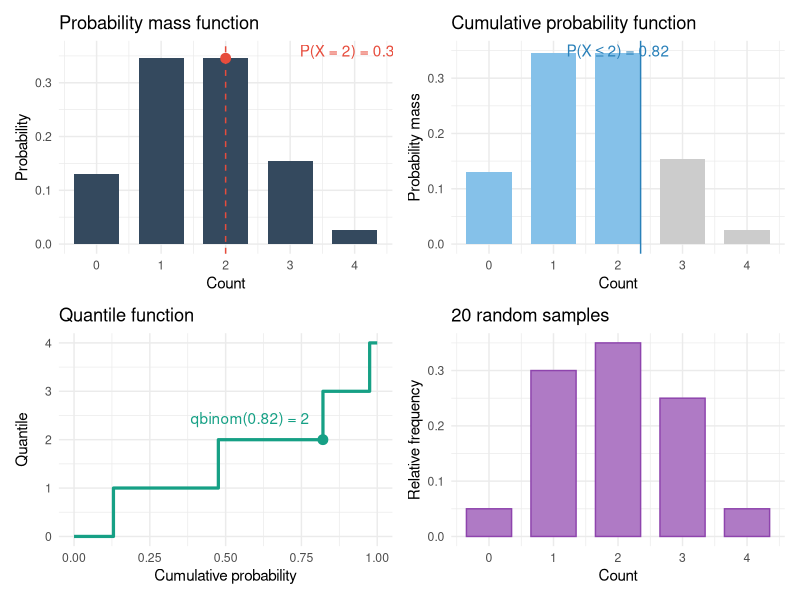
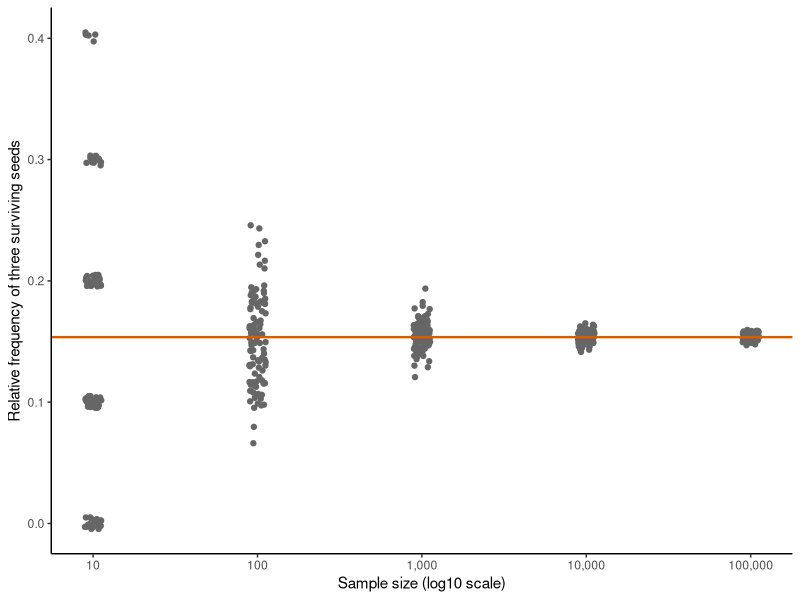
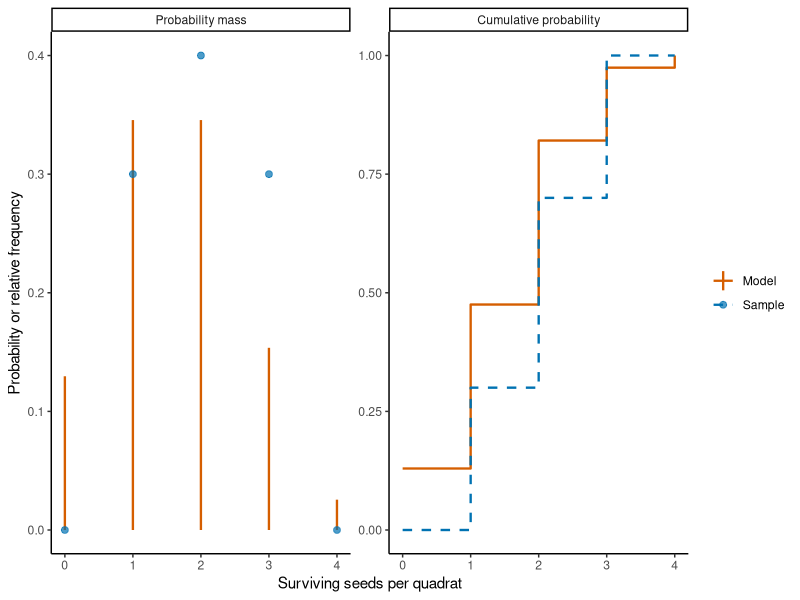
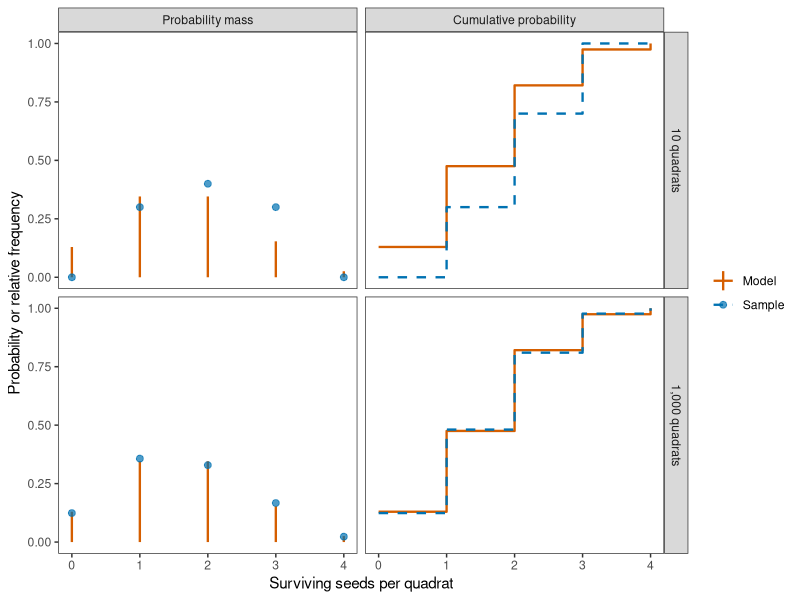
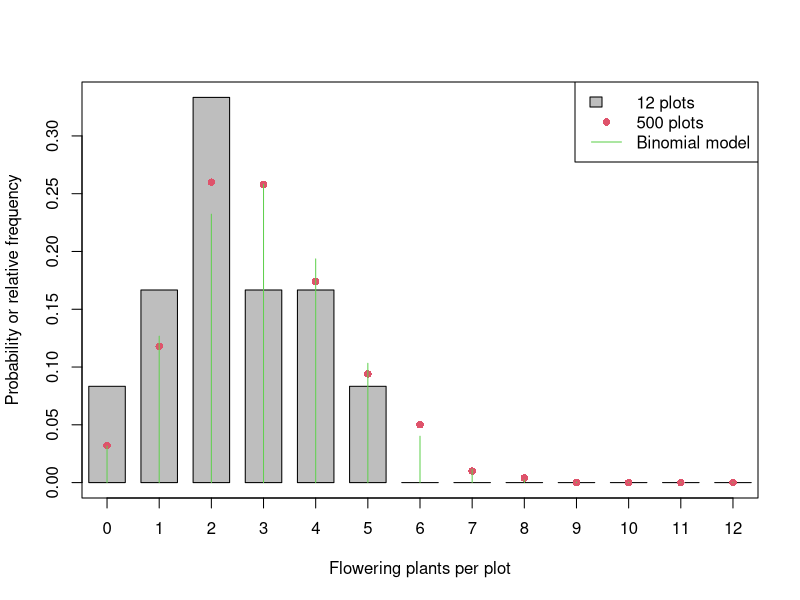
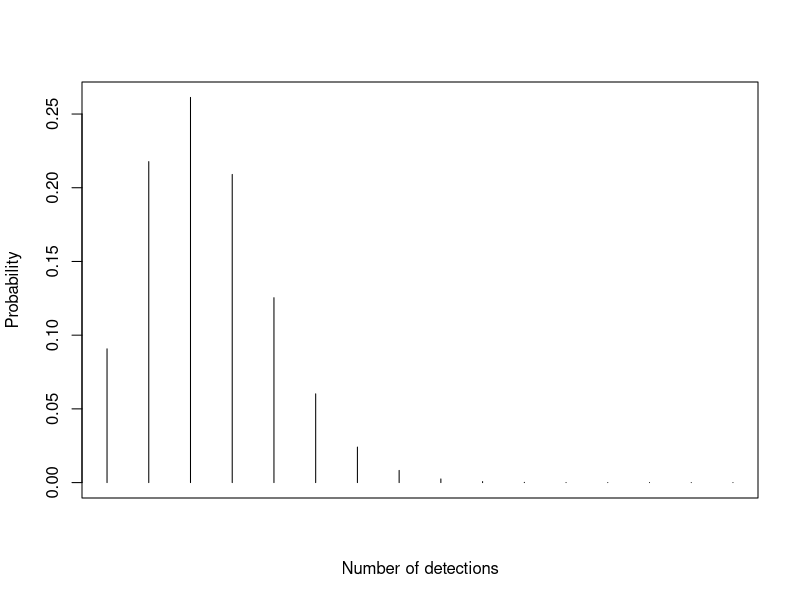
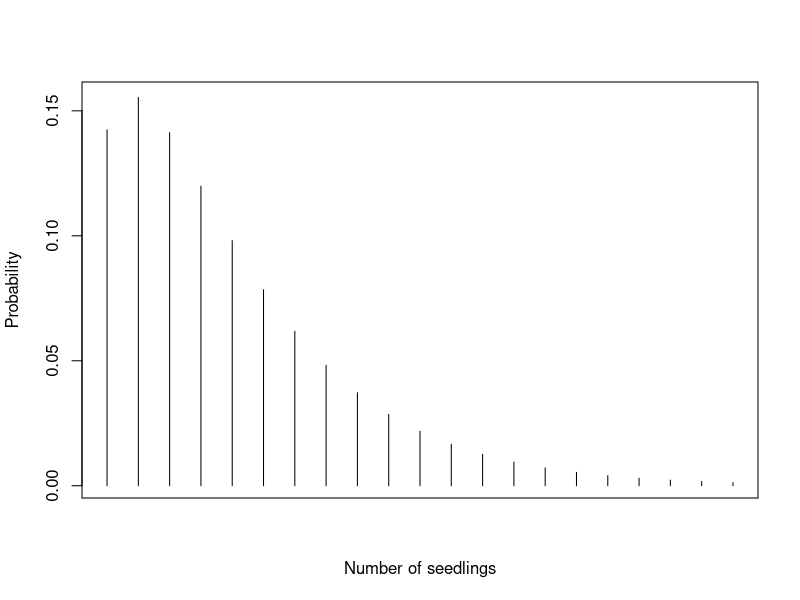

Generate these figures, in order, with R:
## ---- chunk 1
#| include: false
# Load ggplot2 for the consistently formatted rendered figures in this chapter.
library(ggplot2)
## ---- chunk 2
#| echo: false
#| label: fig-four_faces
#| fig-cap: "The four faces of a Binomial distribution with $n = 4$ and $p = 0.4$."
library(ggplot2)
library(patchwork)

# Distribution parameters and a chosen cutoff
size = 4
prob = 0.4
cutoff = 2

# Probabilities at each possible number of successes
binomial = data.frame(
  x = 0:size,
  probability = dbinom(0:size, size = size, prob = prob),
  cumulative_probability = pbinom(0:size, size = size, prob = prob)
)

# Cumulative probability at the chosen cutoff
p_cutoff = pbinom(cutoff, size = size, prob = prob)

# Panel 1: probability mass function
p1 = ggplot(binomial, aes(x = x, y = probability)) +
  geom_col(fill = "#34495e", width = 0.7) +
  geom_vline(xintercept = cutoff, linetype = "dashed", colour = "#e74c3c") +
  geom_point(
    data = subset(binomial, x == cutoff),
    colour = "#e74c3c",
    size = 3
  ) +
  annotate(
    "text", x = 3.15, y = 0.36,
    label = paste0(
      "P(X = ", cutoff, ") = ",
      round(dbinom(cutoff, size, prob), 2)
    ),
    colour = "#e74c3c",
    hjust = 0
  ) +
  scale_x_continuous(breaks = 0:size) +
  labs(
    title = "Probability mass function",
    x = "Count",
    y = "Probability"
  ) +
  theme_minimal()

# Panel 2: cumulative probability
p2 = ggplot(binomial, aes(x = x, y = probability)) +
  geom_col(
    aes(fill = x <= cutoff),
    width = 0.7,
    show.legend = FALSE
  ) +
  geom_vline(xintercept = cutoff + 0.35, colour = "#2980b9") +
  annotate(
    "text", x = 2, y = 0.35,
    label = paste0(
      "P(X \u2264 ", cutoff, ") = ",
      round(p_cutoff, 2)
    ),
    colour = "#2980b9"
  ) +
  scale_fill_manual(values = c("TRUE" = "#85c1e9", "FALSE" = "grey80")) +
  scale_x_continuous(breaks = 0:size) +
  labs(
    title = "Cumulative probability function",
    x = "Count",
    y = "Probability mass"
  ) +
  theme_minimal()

# Panel 3: quantile function
probabilities = seq(0, 1, length.out = 1001)

quantiles = data.frame(
  p = probabilities,
  quantile = qbinom(probabilities, size = size, prob = prob)
)

p3 = ggplot(quantiles, aes(x = p, y = quantile)) +
  geom_step(colour = "#16a085", linewidth = 1.1) +
  geom_point(
    data = data.frame(p = p_cutoff, quantile = cutoff),
    colour = "#16a085",
    size = 3
  ) +
  annotate(
    "text", x = 0.58, y = 2.45,
    label = paste0(
      "qbinom(", round(p_cutoff, 2), ") = ", cutoff
    ),
    colour = "#16a085"
  ) +
  scale_y_continuous(breaks = 0:size) +
  labs(
    title = "Quantile function",
    x = "Cumulative probability",
    y = "Quantile"
  ) +
  theme_minimal()

# Panel 4: simulated random sample
set.seed(42)

sample_data = data.frame(
  x = rbinom(20, size = size, prob = prob)
)

# Calculate the relative frequency of each possible outcome
sample_frequency = data.frame(
  x = 0:size,
  relative_frequency = tabulate(
    sample_data$x + 1,
    nbins = size + 1
  ) / nrow(sample_data)
)

p4 = ggplot(sample_frequency, aes(x = x, y = relative_frequency)) +
  geom_col(fill = "#af7ac5", colour = "#8e44ad", width = 0.7) +
  scale_x_continuous(breaks = 0:size) +
  labs(
    title = "20 random samples",
    x = "Count",
    y = "Relative frequency"
  ) +
  theme_minimal()

(p1 | p2) / (p3 | p4)
## ---- chunk 3
flower_count = 6
fruit_set_probability = 0.5

# Calculate an exact probability, a cumulative probability, and a quantile.
dbinom(x = 4, size = flower_count, prob = fruit_set_probability) # 0.23
pbinom(q = 4, size = flower_count, prob = fruit_set_probability) # 0.89
qbinom(p = 0.75, size = flower_count, prob = fruit_set_probability) # 4
## ---- chunk 4
# Use the binomial probability mass to calculate a weighted average.
seed_count = 4
seed_survival_probability = 0.4
seed_values = seq.int(from = 0, to = seed_count)
seed_probability = dbinom(
  x = seed_values,
  size = seed_count,
  prob = seed_survival_probability
)
expected_value = sum(seed_values * seed_probability)
expected_value
## ---- chunk 5
# Weight each squared distance from the mean by its probability.
variance = sum((seed_values - expected_value)^2 * seed_probability)
variance
## ---- chunk 6
# Calculate the probability mass for all possible totals.
fruit_count_values = seq.int(from = 0, to = 16)
fruit_probabilities = dbinom(
  x = fruit_count_values,
  size = 16,
  prob = 0.6
)

expected_fruit_count = sum(fruit_count_values * fruit_probabilities)
fruit_count_variance = sum(
  (fruit_count_values - expected_fruit_count)^2 * fruit_probabilities
)

expected_fruit_count
fruit_count_variance
## ---- chunk 7
# Simulate ten quadrats from the binomial model.
set.seed(seed = 123)
n_quadrats = 10
sample_survivors = rbinom(
  n = n_quadrats,
  size = seed_count,
  prob = seed_survival_probability
)
## ---- chunk 8
# Count each possible value and divide by the sample size.
seed_values = seq.int(from = 0, to = seed_count)
count_survivors = table(factor(x = sample_survivors, levels = seed_values))
relative_frequency = count_survivors / length(sample_survivors)
relative_frequency
## ---- chunk 9
# Put the sample frequencies beside the model probabilities for comparison.
data.frame(
  seed_count = seed_values,
  relative_frequency = as.numeric(x = relative_frequency),
  theoretical_probability = dbinom(
    x = seed_values,
    size = seed_count,
    prob = seed_survival_probability
  )
)
## ---- chunk 10
# Compare relative frequencies for several sample sizes with the model.
set.seed(123)
sample_sizes = 10^(seq_len(length.out = 5))
seed_values = seq.int(from = 0, to = seed_count)

all_frequencies = matrix(NA, nrow = length(seed_values),
                         ncol = length(sample_sizes) + 1)
colnames(all_frequencies) = c(as.character(sample_sizes), "theory")

for (i in seq_along(sample_sizes)) {
  sample_survivors = rbinom(
    n = sample_sizes[i],
    size = seed_count,
    prob = seed_survival_probability
  )
  count_survivors = table(factor(
    x = sample_survivors,
    levels = seed_values
  ))
  all_frequencies[, i] = as.numeric(count_survivors) / sample_sizes[i]
}
all_frequencies[, length(sample_sizes) + 1] = dbinom(
  x = seed_values,
  size = seed_count,
  prob = seed_survival_probability
)
round(all_frequencies, 3)
## ---- chunk 11
#| echo: false
#| eval: true
#| label: fig-relative-frequency-convergence
#| fig-cap: "Relative frequencies of exactly three surviving seeds for simulated samples if difference sizes. The horizontal line is the theoretical probability assigned by the Binomial model."
# Repeatedly simulate samples and retain the relative frequency of three survivors.
set.seed(seed = 20261003)
seed_count = 4
seed_survival_probability = 0.4
target_count = 3
sample_sizes = 10^(seq_len(length.out = 5))
n_repetitions = 100

repeated_frequencies = data.frame(
  sample_size = numeric(),
  relative_frequency = numeric()
)

for (sample_size in sample_sizes) {
  relative_frequency = numeric(length = n_repetitions)

  for (repetition in seq_len(n_repetitions)) {
    sample_survivors = rbinom(
      n = sample_size,
      size = seed_count,
      prob = seed_survival_probability
    )
    relative_frequency[repetition] = mean(sample_survivors == target_count)
  }

  repeated_frequencies = rbind(
    repeated_frequencies,
    data.frame(
      sample_size = sample_size,
      relative_frequency = relative_frequency
    )
  )
}

# Calculate the model probability that the figure uses as a reference line.
theoretical_probability = dbinom(
  x = target_count,
  size = seed_count,
  prob = seed_survival_probability
)

ggplot(
  repeated_frequencies,
  aes(
    x = sample_size,
    y = relative_frequency,
    group = sample_size
  )
) +
  geom_point(width = 0.35, fill = "grey90", colour = "grey40",
             position = position_jitter(width = 0.05, height = 0.005)) +
  geom_hline(
    yintercept = theoretical_probability,
    colour = "#D55E00",
    linewidth = 0.8
  ) +
  scale_x_log10(
    breaks = sample_sizes,
    labels = c("10", "100", "1,000", "10,000", "100,000")
  ) +
  labs(
    x = "Sample size (log10 scale)",
    y = "Relative frequency of three surviving seeds"
  ) +
  theme_classic()
## ---- chunk 12
#| echo: false
#| eval: true
#| fig-width: 9
#| fig-height: 4
#| eval: fig-ecdf
#| fig-cap: "Empirical and theoretical distribution for a sample of ten quadrats in the example on seed survival."
# Simulate a sample and calculate its empirical distribution.
set.seed(142)
seed_count = 4
seed_survival_probability = 0.4
n_quadrats = 10
seed_values = seq.int(from = 0, to = seed_count)
model_mass = dbinom(
  x = seed_values, size = seed_count, prob = seed_survival_probability
)
model_cumulative = pbinom(
  q = seed_values, size = seed_count, prob = seed_survival_probability
)
sample_survivors = rbinom(
  n = n_quadrats, size = seed_count, prob = seed_survival_probability
)
count_survivors = table(factor(x = sample_survivors, levels = seed_values))
relative_frequency = as.numeric(count_survivors) / n_quadrats
cumulative_relative_frequency = cumsum(relative_frequency)

model_comparison_data = rbind(
  data.frame(
    surviving_seeds = seed_values,
    value = model_mass,
    quantity = "Probability mass",
    series = "Model"
  ),
  data.frame(
    surviving_seeds = seed_values,
    value = relative_frequency,
    quantity = "Probability mass",
    series = "Sample"
  ),
  data.frame(
    surviving_seeds = seed_values,
    value = model_cumulative,
    quantity = "Cumulative probability",
    series = "Model"
  ),
  data.frame(
    surviving_seeds = seed_values,
    value = cumulative_relative_frequency,
    quantity = "Cumulative probability",
    series = "Sample"
  )
)
model_comparison_data$quantity = factor(
  model_comparison_data$quantity,
  levels = c("Probability mass", "Cumulative probability")
)

# Use different geometries as well as colours to distinguish the model and sample.
ggplot() +
  geom_linerange(
    data = subset(
      model_comparison_data,
      quantity == "Probability mass" & series == "Model"
    ),
    aes(x = surviving_seeds, ymin = 0, ymax = value, colour = series),
    linewidth = 0.8
  ) +
  geom_point(
    data = subset(
      model_comparison_data,
      quantity == "Probability mass" & series == "Sample"
    ),
    aes(x = surviving_seeds, y = value, colour = series),
    alpha = 0.7,
    size = 2
  ) +
  geom_step(
    data = subset(model_comparison_data, quantity == "Cumulative probability"),
    aes(x = surviving_seeds, y = value, colour = series, linetype = series),
    direction = "hv",
    linewidth = 0.8
  ) +
  facet_wrap(~quantity, nrow = 1, scales = "free_y") +
  scale_colour_manual(values = c(Model = "#D55E00", Sample = "#0072B2")) +
  scale_linetype_manual(values = c(Model = "solid", Sample = "dashed")) +
  scale_x_continuous(breaks = seed_values) +
  labs(
    x = "Surviving seeds per quadrat",
    y = "Probability or relative frequency",
    colour = NULL,
    linetype = NULL
  ) +
  theme_classic()
## ---- chunk 13
# Simulate a small sample and calculate its weighted and ordinary means.
set.seed(123)
n_quadrats = 10
seed_count = 4
seed_survival_probability = 0.4
seed_values = seq.int(from = 0, to = seed_count)
sample_survivors = rbinom(
  n = n_quadrats, size = seed_count, prob = seed_survival_probability
)
count_survivors = table(factor(x = sample_survivors, levels = seed_values))
relative_frequency = as.numeric(count_survivors) / n_quadrats
weighted_average = sum(relative_frequency * seed_values)
sample_mean = mean(sample_survivors)
c(weighted_average, sample_mean)
## ---- chunk 14
# Calculate the variance of the empirical distribution
empirical_variance = sum((seed_values - weighted_average)^2 * relative_frequency)
sample_variance = var(sample_survivors)
c(empirical_variance, sample_variance)
## ---- chunk 15
# Use type = 1 so the empirical quantile is one of the observed counts.
quantile(x = sample_survivors, probs = 0.5, type = 1)
## ---- chunk 16
#| echo: false
#| eval: true
#| label: fig-ecdf-binom
#| fig-width: 9
#| fig-height: 8
#| fig-cap: "Model probabilities and sample frequencies for 10 quadrats (top) and 1,000 quadrats (bottom)."
# Compare empirical distributions at two sample sizes.
set.seed(142)
seed_count = 4
seed_survival_probability = 0.4
seed_values = seq.int(from = 0, to = seed_count)
sample_sizes = c(10, 1000)
model_mass = dbinom(
  x = seed_values, size = seed_count, prob = seed_survival_probability
)
model_cumulative = pbinom(
  q = seed_values, size = seed_count, prob = seed_survival_probability
)

# Store the model and empirical summaries for both sample sizes before plotting.
sample_comparison_data = data.frame()
for (n_quadrats in sample_sizes) {
  sample_survivors = rbinom(
    n = n_quadrats, size = seed_count, prob = seed_survival_probability
  )
  count_survivors = table(factor(x = sample_survivors, levels = seed_values))
  relative_frequency = as.numeric(count_survivors) / n_quadrats
  cumulative_relative_frequency = cumsum(relative_frequency)

  sample_size_label = paste(format(n_quadrats, big.mark = ","), "quadrats")
  sample_comparison_data = rbind(
    sample_comparison_data,
    data.frame(
      surviving_seeds = seed_values,
      value = model_mass,
      quantity = "Probability mass",
      series = "Model",
      sample_size = sample_size_label
    ),
    data.frame(
      surviving_seeds = seed_values,
      value = relative_frequency,
      quantity = "Probability mass",
      series = "Sample",
      sample_size = sample_size_label
    ),
    data.frame(
      surviving_seeds = seed_values,
      value = model_cumulative,
      quantity = "Cumulative probability",
      series = "Model",
      sample_size = sample_size_label
    ),
    data.frame(
      surviving_seeds = seed_values,
      value = cumulative_relative_frequency,
      quantity = "Cumulative probability",
      series = "Sample",
      sample_size = sample_size_label
    )
  )
}

sample_comparison_data$sample_size = factor(
  sample_comparison_data$sample_size,
  levels = c("10 quadrats", "1,000 quadrats")
)
sample_comparison_data$quantity = factor(
  sample_comparison_data$quantity,
  levels = c("Probability mass", "Cumulative probability")
)

# Compare each empirical distribution with the same model using matching panels.
ggplot() +
  geom_linerange(
    data = subset(
      sample_comparison_data,
      quantity == "Probability mass" & series == "Model"
    ),
    aes(x = surviving_seeds, ymin = 0, ymax = value, colour = series),
    linewidth = 0.8
  ) +
  geom_point(
    data = subset(
      sample_comparison_data,
      quantity == "Probability mass" & series == "Sample"
    ),
    aes(x = surviving_seeds, y = value, colour = series),
    alpha = 0.7,
    size = 2
  ) +
  geom_step(
    data = subset(sample_comparison_data, quantity == "Cumulative probability"),
    aes(x = surviving_seeds, y = value, colour = series, linetype = series),
    direction = "hv",
    linewidth = 0.8
  ) +
  facet_grid(sample_size ~ quantity, scales = "free_y") +
  scale_colour_manual(values = c(Model = "#D55E00", Sample = "#0072B2")) +
  scale_linetype_manual(values = c(Model = "solid", Sample = "dashed")) +
  scale_x_continuous(breaks = seed_values) +
  labs(
    x = "Surviving seeds per quadrat",
    y = "Probability or relative frequency",
    colour = NULL,
    linetype = NULL
  ) +
  theme_bw() + theme(panel.grid = element_blank())
## ---- chunk 17
# Simulate the two sample sizes and compare each with the same model.
set.seed(246)

plants_per_plot = 12
flowering_probability = 0.25

small_plot_counts = rbinom(
  n = 12,
  size = plants_per_plot,
  prob = flowering_probability
)
large_plot_counts = rbinom(
  n = 500,
  size = plants_per_plot,
  prob = flowering_probability
)

mean(small_plot_counts)
mean(large_plot_counts)

count_values = seq.int(from = 0, to = plants_per_plot)
small_plot_table = table(factor(
  x = small_plot_counts,
  levels = count_values
))
large_plot_table = table(factor(
  x = large_plot_counts,
  levels = count_values
))

small_frequency = as.numeric(small_plot_table) / length(small_plot_counts)
large_frequency = as.numeric(large_plot_table) / length(large_plot_counts)
theoretical_mass = dbinom(
  x = count_values,
  size = plants_per_plot,
  prob = flowering_probability
)

small_frequency_data = data.frame(
  flowering_plants = count_values,
  probability = small_frequency,
  series = "12 plots"
)
large_frequency_data = data.frame(
  flowering_plants = count_values,
  probability = large_frequency,
  series = "500 plots"
)
model_mass_data = data.frame(
  flowering_plants = count_values,
  probability = theoretical_mass,
  series = "Binomial model"
)

# Use bars for one empirical distribution, points for the other, and lines for the model.
# Set common axis limits
all_probabilities = c(
  small_frequency_data$probability,
  large_frequency_data$probability,
  model_mass_data$probability
)

plot(
  NA,
  xlim = range(count_values),
  ylim = c(0, max(all_probabilities)),
  xaxt = "n",
  xlab = "Flowering plants per plot",
  ylab = "Probability or relative frequency"
)

axis(1, at = count_values)

# Draw bars for the small empirical distribution
with(
  small_frequency_data,
  rect(
    flowering_plants - 0.35,
    0,
    flowering_plants + 0.35,
    probability,
    col = "grey",
    border = 1
  )
)

# Add points for the large empirical distribution
with(
  large_frequency_data,
  points(
    flowering_plants,
    probability,
    pch = 16,
    col = 2
  )
)

# Add vertical lines for the model distribution
with(
  model_mass_data,
  segments(
    flowering_plants,
    0,
    flowering_plants,
    probability,
    col = 3
  )
)

# Add one legend for all three series
legend(
  "topright",
  legend = c("12 plots", "500 plots", "Binomial model"),
  col = c(1, 2, 3),
  fill = c("grey", NA, NA),
  border = c(1, NA, NA),
  pch = c(NA, 16, NA),
  lty = c(0, 0, 1)
)
## ---- chunk 18
# Set the binomial model parameters and the count we want to check.
seedling_count = 20
seedling_survival_probability = 0.7
survivors_to_check = 14

dbinom(
  x = survivors_to_check,
  size = seedling_count,
  prob = seedling_survival_probability
)
## ---- chunk 19
# Calculate the expected count and variance from the binomial formulas.
expected_survivors = seedling_count * seedling_survival_probability
variance_survivors = seedling_count *
  seedling_survival_probability *
  (1 - seedling_survival_probability)
## ---- chunk 20
# Recover the binomial parameters from the model mean and variance.
mean_survivors = expected_survivors
success_probability = 1 - variance_survivors / mean_survivors
estimated_trial_count = mean_survivors / success_probability
## ---- chunk 21
# Calculate the Poisson mean for three nights and one exact probability.
rate_per_night = 0.8
n_nights = 3
expected_detections = rate_per_night * n_nights
detections_to_check = 2

dpois(x = detections_to_check, lambda = expected_detections)
## ---- chunk 22
# Calculate the probability of at least the requested number of detections.
minimum_detections = 5
1 - ppois(
  q = minimum_detections - 1,
  lambda = expected_detections
)
## ---- chunk 23
#| echo: false
#| fig-cap: "Poisson probability mass for detections during three camera nights."
# Calculate and plot the Poisson probability mass over a useful range of counts.
expected_detections = 2.4
maximum_detections_to_plot = 15
detection_values = seq.int(from = 0, to = maximum_detections_to_plot)
detection_mass = dpois(x = detection_values, lambda = expected_detections)

detection_mass_data = data.frame(
  detections = detection_values,
  probability = detection_mass
)

# Plot each possible detection count as a vertical probability line.
plot(
  detection_mass_data$detections,
  detection_mass_data$probability,
  type = "h",
  xaxt = "n",
  xlab = "Number of detections",
  ylab = "Probability"
)
## ---- chunk 24
# Convert the observation effort into the Poisson mean before calculating a probability.
rate_per_square_metre = 1.2
survey_area = 2
expected_stems = rate_per_square_metre * survey_area

dpois(x = 3, lambda = expected_stems)
## ---- chunk 25
# Simulate overdispersed quadrat counts from a negative binomial model.
set.seed(seed = 123)

n_quadrats = 100
negative_binomial_size = 1.5
negative_binomial_mean = 4

counts = rnbinom(
  n = n_quadrats,
  size = negative_binomial_size,
  mu = negative_binomial_mean
)

sample_mean = mean(counts)
sample_variance = var(counts)
dispersion_ratio = sample_variance / sample_mean
c(sample_mean, sample_variance, dispersion_ratio)
## ---- chunk 26
# Calculate the negative binomial mean and variance from its parameters.
mean_seedlings = 4
negative_binomial_size = 1.5

expected_seedlings = mean_seedlings
variance_seedlings = mean_seedlings +
  mean_seedlings^2 / negative_binomial_size

c(mean = expected_seedlings, variance = variance_seedlings)
## ---- chunk 27
# Calculate the probability of one particular seedling count.
seedlings_to_check = 10

dnbinom(
  x = seedlings_to_check,
  size = negative_binomial_size,
  mu = mean_seedlings
)
## ---- chunk 28
# Calculate the probability of at least the requested number of seedlings.
minimum_seedlings = 10

1 - pnbinom(
  q = minimum_seedlings - 1,
  size = negative_binomial_size,
  mu = mean_seedlings
)
## ---- chunk 29
#| echo: false
#| fig-cap: "Negative binomial probability mass for seedlings in a quadrat."
# Calculate and plot the negative binomial probability mass over a useful range.
mean_seedlings = 4
negative_binomial_size = 1.5
maximum_seedlings_to_plot = 20
seedling_values = seq.int(from = 0, to = maximum_seedlings_to_plot)
negative_binomial_mass = dnbinom(
  x = seedling_values,
  size = negative_binomial_size,
  mu = mean_seedlings
)

negative_binomial_mass_data = data.frame(
  seedlings = seedling_values,
  probability = negative_binomial_mass
)

# Vertical lines make the separate possible count probabilities visible.
plot(
  negative_binomial_mass_data$seedlings,
  negative_binomial_mass_data$probability,
  type = "h",
  xaxt = "n",
  xlab = "Number of seedlings",
  ylab = "Probability"
)
